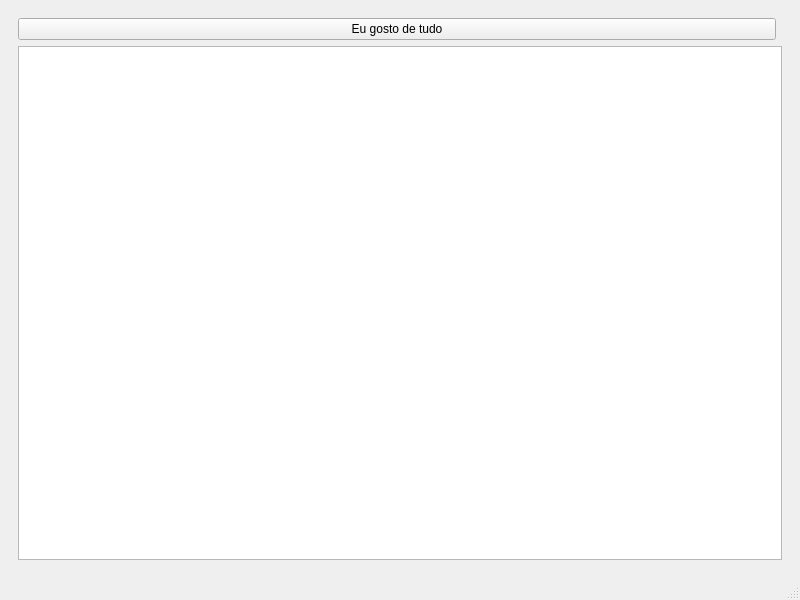
<?xml version="1.0" encoding="UTF-8"?>
<ui version="4.0">
 <class>TestGUI</class>
 <widget class="QMainWindow" name="TestGUI">
  <property name="geometry">
   <rect>
    <x>0</x>
    <y>0</y>
    <width>800</width>
    <height>600</height>
   </rect>
  </property>
  <property name="windowTitle">
   <string>Test GUI</string>
  </property>
  <widget class="QWidget" name="centralwidget">
   <layout class="QGridLayout" name="gridLayout_2">
    <item row="0" column="0">
     <widget class="QWidget" name="gridWidget" native="true">
      <layout class="QGridLayout" name="gridLayout" columnstretch="1,0">
       <item row="1" column="0">
        <widget class="QPushButton" name="button">
         <property name="sizePolicy">
          <sizepolicy hsizetype="Preferred" vsizetype="Fixed">
           <horstretch>0</horstretch>
           <verstretch>0</verstretch>
          </sizepolicy>
         </property>
         <property name="text">
          <string>Eu gosto de tudo</string>
         </property>
        </widget>
       </item>
       <item row="2" column="0" colspan="2">
        <widget class="QTextBrowser" name="textBrowser"/>
       </item>
      </layout>
     </widget>
    </item>
   </layout>
  </widget>
  <widget class="QMenuBar" name="menubar">
   <property name="geometry">
    <rect>
     <x>0</x>
     <y>0</y>
     <width>800</width>
     <height>26</height>
    </rect>
   </property>
  </widget>
  <widget class="QStatusBar" name="statusbar"/>
 </widget>
 <resources/>
 <connections/>
</ui>
